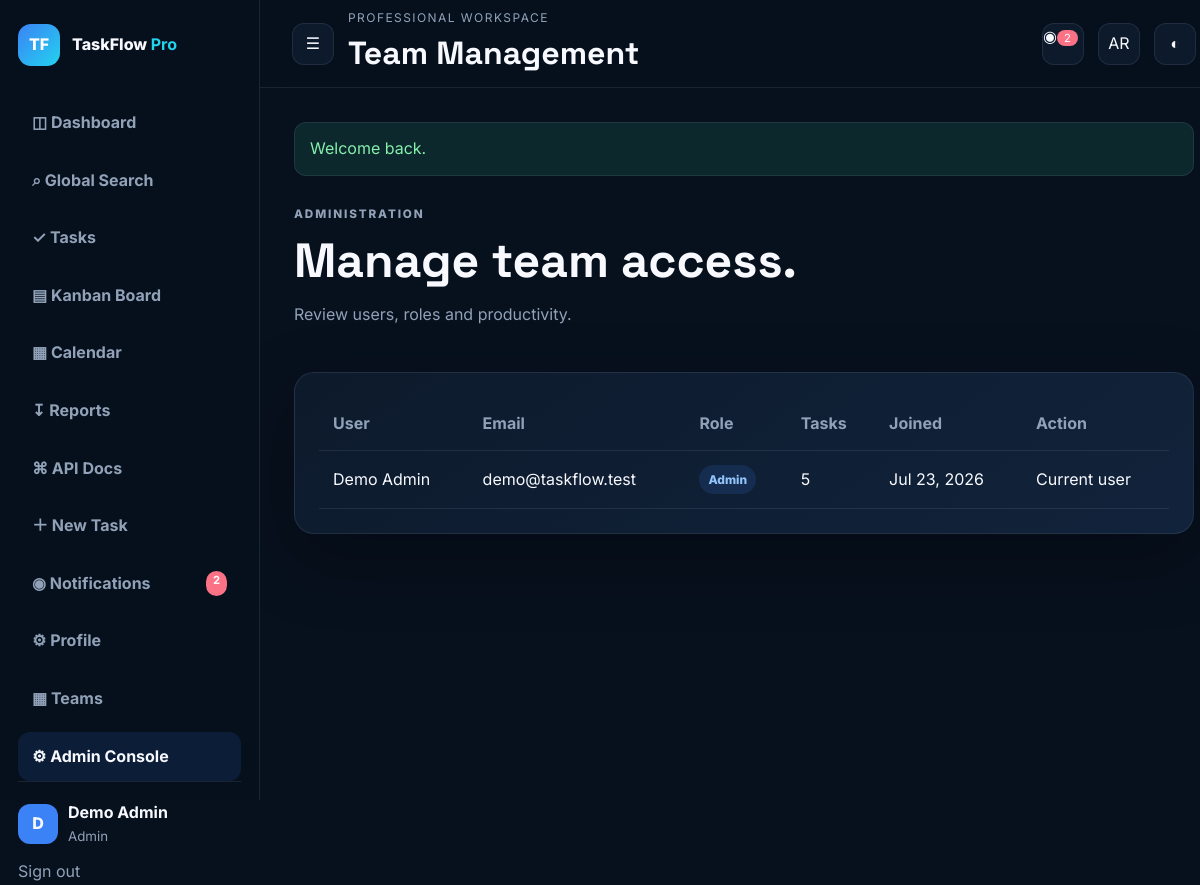
The page /admin/users.php (signed in) on the database its author committed.
### tables this page shows
CREATE TABLE users(
 id BIGINT UNSIGNED AUTO_INCREMENT PRIMARY KEY,
 name VARCHAR(80) NOT NULL,
 email VARCHAR(190) NOT NULL UNIQUE,
 password_hash VARCHAR(255) NOT NULL,
 role ENUM('admin','manager','member') NOT NULL DEFAULT 'member',
 avatar_color VARCHAR(20) NOT NULL DEFAULT '#3b82f6',
 bio VARCHAR(500) NULL,
 api_token VARCHAR(64) NOT NULL UNIQUE,
 last_login_at DATETIME NULL,
 created_at TIMESTAMP DEFAULT CURRENT_TIMESTAMP,
 updated_at TIMESTAMP DEFAULT CURRENT_TIMESTAMP ON UPDATE CURRENT_TIMESTAMP
);

### includes/functions.php (called while the page is built, shortened)
<?php
function e(?string $value): string {
    return htmlspecialchars($value ?? '', ENT_QUOTES, 'UTF-8');
}
function is_logged_in(): bool {
    return isset($_SESSION['user_id']);
}
function current_user(PDO $pdo): ?array {
    static $cached = null;
    if ($cached === null) {
        $stmt = $pdo->prepare("SELECT id,name,email,role,avatar_color,bio,api_token,created_at FROM users WHERE id=? LIMIT 1");
        $stmt->execute([$_SESSION['user_id']]);
        $cached = $stmt->fetch() ?: null;
    }
    return $cached;
}
function require_role(PDO $pdo, array $roles): void {
    $user = current_user($pdo);
}
function get_flashes(): array {
    $f = $_SESSION['flash'] ?? [];
    return $f;
}

### admin/users.php (the view, shortened to what this page needs)
<?php
require_once __DIR__.'/../includes/bootstrap.php';require_auth();require_role($pdo,['admin']);$me=current_user($pdo);
$users=$pdo->query("SELECT id,name,email,role,created_at,(SELECT COUNT(*) FROM tasks WHERE tasks.user_id=users.id) tasks_count FROM users ORDER BY id DESC")->fetchAll();
$pageTitle='Team Management';$activePage='admin';require __DIR__.'/../includes/header.php';
?>
<section class="hero-row"><div><p class="eyebrow">ADMINISTRATION</p><h2>Manage team access.</h2><p>Review users, roles and productivity.</p></div></section>
<section class="panel table-wrap"><table><thead><tr><th>User</th><th>Email</th><th>Role</th><th>Tasks</th><th>Joined</th><th>Action</th></tr></thead><tbody><?php foreach($users as $x):?><tr><td><?=e($x['name'])?></td><td><?=e($x['email'])?></td><td><span class="badge status-in_progress"><?=e(ucfirst($x['role']))?></span></td><td><?=$x['tasks_count']?></td><td><?=e(date('M d, Y',strtotime($x['created_at'])))?></td><td><?php if($x['id']!=$me['id']):?><form method="post" class="inline-form"><input type="hidden" name="csrf_token" value="<?=e(csrf_token())?>"><input type="hidden" name="id" value="<?=$x['id']?>"><select name="role"><option value="member">Member</option><option value="manager">Manager</option><option value="admin">Admin</option></select><button class="btn btn-secondary">Update</button></form><?php else:?>Current user<?php endif;?></td></tr><?php endforeach;?></tbody></table></section>
<?php require __DIR__.'/../includes/footer.php';?>

### includes/header.php (shortened to what this page needs)
<?php
$user=current_user($pdo);
$pageTitle=$pageTitle??'TaskFlow Pro';
$activePage=$activePage??'';
$flashes=get_flashes();
$stmt=$pdo->prepare("SELECT COUNT(*) FROM notifications WHERE user_id=? AND is_read=0");
$stmt->execute([(int)$user['id']]);
$unread=(int)$stmt->fetchColumn();
?>
<!doctype html>
<html lang="en">
<head><base href="<?=e(base_url().'/')?>">
<link rel="manifest" href="manifest.webmanifest"><meta name="theme-color" content="#07101d"><link rel="stylesheet" href="assets/css/app.css">
</head>
<body>
<div class="app-shell">
<aside class="sidebar" id="sidebar">
<a class="brand" href="dashboard.php"><span class="brand-mark">TF</span><span>TaskFlow <b>Pro</b></span></a>
<nav class="nav">
<a class="<?=$activePage==='dashboard'?'active':''?>" href="dashboard.php">◫ Dashboard</a>
<a class="<?=$activePage==='search'?'active':''?>" href="search.php">⌕ Global Search</a>
<a class="<?=$activePage==='tasks'?'active':''?>" href="tasks/index.php">✓ Tasks</a>
<a class="<?=$activePage==='kanban'?'active':''?>" href="tasks/kanban.php">▤ Kanban Board</a>
<a class="<?=$activePage==='calendar'?'active':''?>" href="tasks/calendar.php">▦ Calendar</a>
<a class="<?=$activePage==='reports'?'active':''?>" href="reports/index.php">↧ Reports</a>
<a class="<?=$activePage==='api-docs'?'active':''?>" href="docs/api.php">⌘ API Docs</a>
<a class="<?=$activePage==='new-task'?'active':''?>" href="tasks/create.php">＋ New Task</a>
<a class="<?=$activePage==='notifications'?'active':''?>" href="notifications/index.php">◉ Notifications <?php if($unread):?><span class="nav-badge"><?=$unread?></span><?php endif;?></a>
<a class="<?=$activePage==='profile'?'active':''?>" href="profile/index.php">⚙ Profile</a>
<?php if(in_array($user['role'],['admin','manager'],true)):?>
<a class="<?=$activePage==='teams'?'active':''?>" href="teams/index.php">▦ Teams</a>
<a class="<?=$activePage==='admin'?'active':''?>" href="admin/index.php">⚙ Admin Console</a>
<?php endif;?>
</nav>
<div class="sidebar-footer">
<div class="user-mini"><span class="avatar" style="--avatar:<?=e($user['avatar_color'])?>"><?=e(strtoupper(substr($user['name'],0,1)))?></span><div><strong><?=e($user['name'])?></strong><small><?=e(ucfirst($user['role']))?></small></div></div>
<a class="logout-link" href="auth/logout.php">Sign out</a>
</div>
</aside>
<div class="main-area">
<header class="topbar">
<button id="menuToggle" class="icon-btn">☰</button>
<div><p class="kicker">Professional workspace</p><h1><?=e($pageTitle)?></h1></div>
<a class="icon-btn" href="notifications/index.php">◉<?php if($unread):?><span class="bubble"><?=$unread?></span><?php endif;?></a>
<button id="langToggle" class="icon-btn" title="Language">AR</button><button id="themeToggle" class="icon-btn">◐</button>
</header>
<main class="content">
<?php foreach($flashes as $flash):?><div class="alert alert-<?=e($flash['type'])?>"><?=e($flash['message'])?></div><?php endforeach;?>

### assets/css/app.css (style rules this page uses)
:root { --bg:#07101d;--panel:#0d1a2c;--panel2:#11233b;--text:#f7f9ff;--muted:#91a2b8;--line:rgba(148,163,184,.14);--blue:#3b82f6;--cyan:#22d3ee;--green:#34d399;--red:#fb7185;--orange:#fb923c;--shadow:0 24px 70px rgba(0,0,0,.28) }
* { box-sizing:border-box }
body { margin:0;font-family:Inter,sans-serif;background:var(--bg);color:var(--text);line-height:1.6 }
h1,h2,h3 { font-family:"Space Grotesk",sans-serif }
a { text-decoration:none;color:inherit }
button,input,select,textarea { font:inherit }
.app-shell { display:grid;grid-template-columns:260px 1fr;min-height:100vh }
.sidebar { position:sticky;top:0;height:100vh;padding:24px 18px;background:rgba(7,16,29,.92);border-right:1px solid var(--line);display:flex;flex-direction:column;z-index:30 }
.brand { display:flex;align-items:center;gap:12px;font-weight:800 }
.brand-mark { display:grid;place-items:center;width:42px;height:42px;border-radius:13px;background:linear-gradient(135deg,var(--blue),var(--cyan));color:white }
.brand b { color:var(--cyan) }
.nav { display:flex;flex-direction:column;gap:8px;margin-top:32px }
.nav a { padding:12px 14px;border-radius:12px;color:var(--muted);font-weight:700;display:flex;justify-content:space-between }
.nav a:hover,.nav a.active { background:rgba(59,130,246,.12);color:var(--text) }
.nav-badge,.bubble { background:var(--red);color:white;border-radius:99px;padding:1px 7px;font-size:.7rem }
.sidebar-footer { margin-top:auto;border-top:1px solid var(--line);padding-top:18px }
.user-mini { display:flex;gap:10px;align-items:center }
.avatar { width:40px;height:40px;border-radius:12px;display:grid;place-items:center;background:var(--avatar);font-weight:800 }
.user-mini div { display:flex;flex-direction:column }
.user-mini small,.logout-link,.muted { color:var(--muted) }
.logout-link { display:block;margin-top:12px }
.topbar { height:88px;padding:0 32px;display:flex;align-items:center;gap:14px;border-bottom:1px solid var(--line);position:sticky;top:0;background:rgba(7,16,29,.78);backdrop-filter:blur(16px);z-index:20 }
.topbar>div { flex:1 }
.topbar h1,.kicker { margin:0 }
.kicker { color:var(--muted);font-size:.75rem;text-transform:uppercase;letter-spacing:.12em }
.icon-btn { width:42px;height:42px;border:1px solid var(--line);border-radius:12px;background:var(--panel);color:var(--text);position:relative }
.content { padding:34px;max-width:1500px;margin:auto }
.eyebrow { color:var(--cyan);font-size:.73rem;letter-spacing:.16em;font-weight:800 }
.hero-row { display:flex;justify-content:space-between;align-items:end;gap:20px;margin-bottom:28px }
.hero-row h2,.form-copy h2 { font-size:clamp(2rem,4vw,3.5rem);line-height:1.05;margin:6px 0 }
.hero-row p,.form-copy p { color:var(--muted) }
.panel,.stat-card,.task-card { background:linear-gradient(145deg,var(--panel),var(--panel2));border:1px solid var(--line);box-shadow:var(--shadow);border-radius:20px }
.panel { padding:24px }
.badge { display:inline-flex;padding:5px 9px;border-radius:99px;font-size:.75rem;font-weight:800 }
.status-in_progress { background:rgba(59,130,246,.14);color:#93c5fd }
.alert { padding:13px 15px;border-radius:12px;margin-bottom:18px;border:1px solid var(--line) }
.alert-success { background:rgba(52,211,153,.12);color:#86efac }
.table-wrap { overflow:auto }
table { width:100%;border-collapse:collapse;min-width:850px }
th,td { text-align:left;padding:14px;border-bottom:1px solid var(--line) }
th { color:var(--muted) }
.panel,.stat-card,.task-card,.kanban-card { transition:transform .2s ease,border-color .2s ease,box-shadow .2s ease }
.alert { transition:opacity .4s ease }
.content>section,.content>.panel,.content>.task-grid,.content>.kanban-board { animation:fadeUp .35s ease both }

### rows shown on the page
users: name "D", name "Demo Admin", role "Admin", email "demo@taskflow.test", tasks_count "5", created_at "Jul 23, 2026", shows "Current user"

### other values the page prints
$unread "2"
$pageTitle "Team Management"
$flash['message'] "Welcome back."
